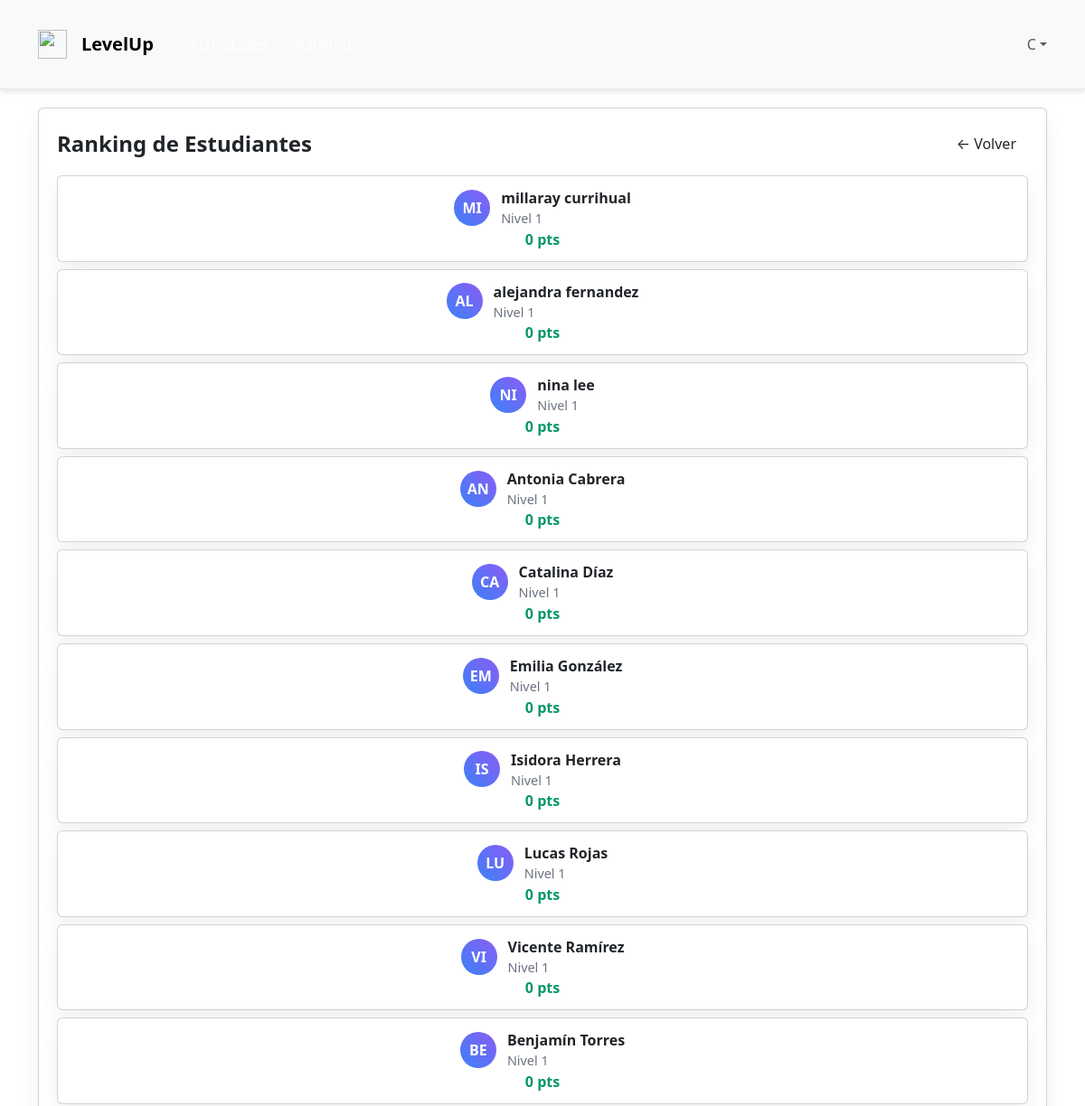
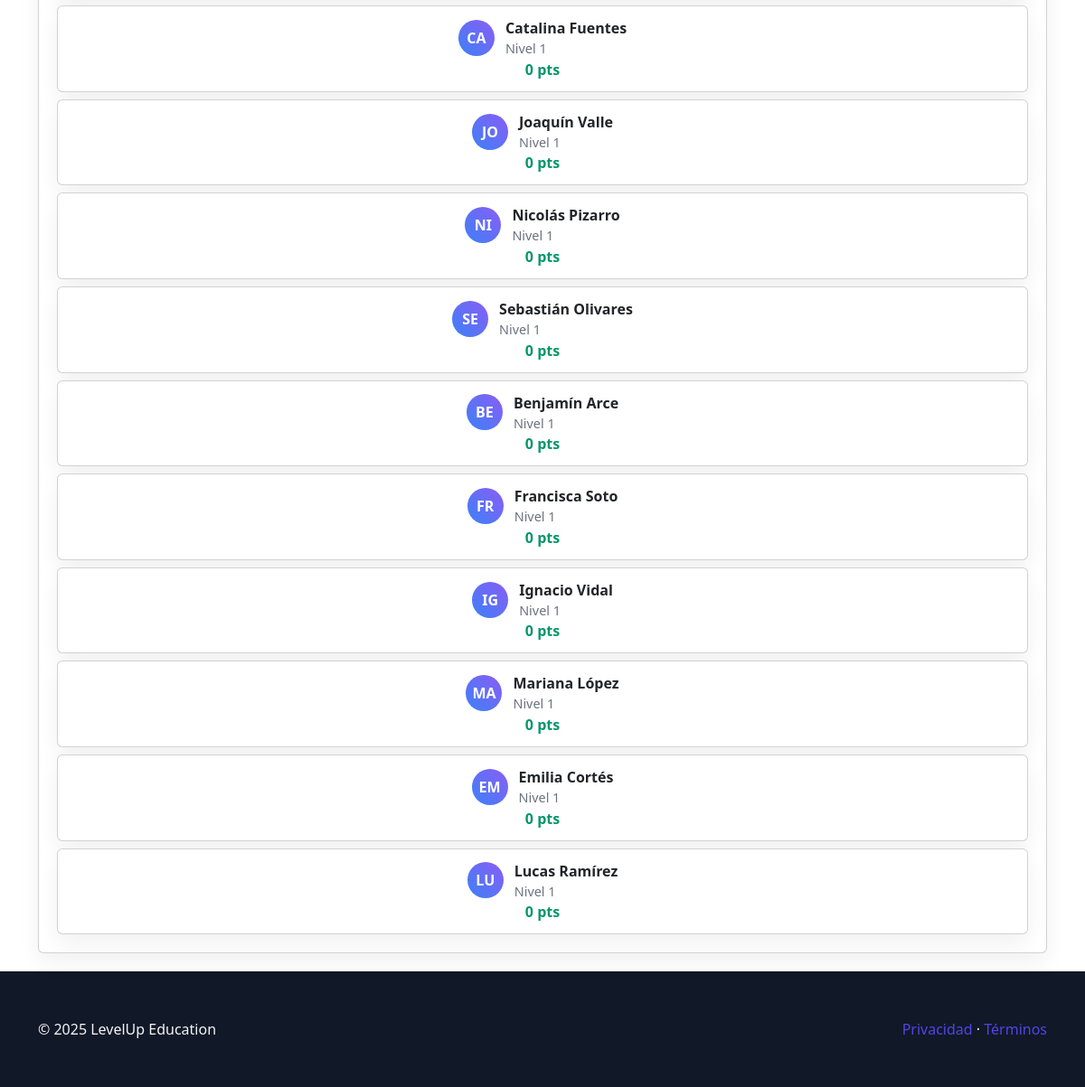
The page /ranking/ (signed in) on the database its author committed (2 pictures, top to bottom).
### LevelUp/models.py (models this page shows, shortened)
class Estudiante(models.Model):
    usuario = models.OneToOneField(Usuario, on_delete=models.CASCADE, primary_key=True)
    nivel = models.IntegerField(default=1)
    curso = models.CharField(max_length=50)
    puntos = models.IntegerField(default=0)
    medallas = models.IntegerField(default=0)

class Usuario(AbstractUser):
    class Rol(models.TextChoices):
        ESTUDIANTE    = "ESTUDIANTE", "Estudiante"
        DOCENTE       = "DOCENTE", "Docente"
        ADMINISTRADOR = "ADMINISTRADOR", "Administrador"
    rol = models.CharField(
        max_length=20,
        choices=Rol.choices,
        default=Rol.ESTUDIANTE,
    )
    rut = models.CharField(max_length=12, unique=True, validators=[validar_formato_rut])
    email = models.EmailField(max_length=128, unique=True)
    rol = models.CharField(max_length=20, choices=Rol.choices)

### LevelUp/views.py (the view)
# urls.py: path("ranking/", views.ranking_view, name="ranking"),
@login_required
def ranking_view(request):
    estudiantes_top = Estudiante.objects.order_by("-puntos").select_related("usuario")[:20]
    return render(request, "LevelUp/ranking.html", {
        "estudiantes_top": estudiantes_top
    })

### LevelUp/templates/LevelUp/ranking.html (shortened to what this page needs)
{% extends "LevelUp/base.html" %}
{% block content %}
<main class="min-h-screen">
  <div class="container">
    <div class="card">
      <div class="card-content">
        <div style="display:flex; justify-content:space-between; align-items:center;">
          <h1 style="margin:0; font-size:1.5rem; font-weight:800;">Ranking de Estudiantes</h1>
          <a href="{% url 'home' %}" class="btn btn-outline">← Volver</a>
        </div>
        <ul style="list-style:none; padding:0; margin:1rem 0 0; display:grid; gap:.5rem;">
          {% for e in estudiantes_top %}
            <li class="card" style="padding:.75rem 1rem; display:flex; align-items:center; justify-content:space-between;">
              <div style="display:flex; align-items:center; gap:.75rem;">
                <div class="leaderboard-avatar">
                  {{ e.usuario.first_name|default:e.usuario.username|slice:":2"|upper }}
                </div>
                <div>
                  <div style="font-weight:600;">
                    {{ e.usuario.get_full_name|default:e.usuario.username }}
                  </div>
                  <div style="color:#6b7280; font-size:.9rem;">Nivel {{ e.nivel|default:1 }}</div>
                </div>
              </div>
              <div class="leaderboard-points">{{ e.puntos|default:0 }} pts</div>
            </li>
          {% empty %}
            <div class="msg info">Aún no hay estudiantes con puntaje.</div>
          {% endfor %}
        </ul>
      </div>
    </div>
  </div>
</main>
{% endblock %}

### LevelUp/static/LevelUp/css/style.css (style rules this page uses)
:root { --primary-color: #3b82f6; --secondary-color: #8b5cf6; --success-color: #10b981; --warning-color: #f59e0b; --danger-color: #ef4444; --background-light: #f8fafc; --background-gradient: linear-gradient(135deg, #667eea 0%, #764ba2 100%); --card-shadow: 0 4px 6px -1px rgba(0, 0, 0, 0.1); --card-shadow-hover: 0 10px 15px -3px rgba(0, 0, 0, 0.1); --border-radius: 0.5rem; --border-radius-lg: 1rem; --font-family: 'Inter', -apple-system, BlinkMacSystemFont, sans-serif; }
* { margin: 0; padding: 0; box-sizing: border-box; }
body { font-family: var(--font-family); background: var(--background-light); color: #1f2937; line-height: 1.6; }
.container { max-width: 1200px; margin: 0 auto; padding: 0 1rem; }
.card { background: white; border-radius: var(--border-radius); box-shadow: var(--card-shadow); transition: all 0.3s ease; overflow: hidden; }
.card-content { padding: 1.5rem; }
.btn { display: inline-flex; align-items: center; justify-content: center; padding: 0.75rem 1.5rem; border-radius: var(--border-radius); font-weight: 500; text-decoration: none; border: none; cursor: pointer; transition: all 0.2s ease; gap: 0.5rem; }
.btn-outline { background: transparent; border: 2px solid var(--primary-color); color: var(--primary-color); }
.min-h-screen { min-height: 100vh; }

### LevelUp/static/LevelUp/css/global.css (style rules this page uses)
:root { --bg:#f8fafc; --text:#111827; --muted:#6b7280; --border:#e5e7eb; --primary:#6366f1; --primary-weak: rgba(99,102,241,.15); --success:#10b981; --warning:#f59e0b; }
html,body { height:100%; }
body { margin:0; background:var(--bg); color:var(--text); font-family:system-ui, -apple-system, "Segoe UI", Roboto, Ubuntu, Cantarell, "Helvetica Neue", Arial, "Noto Sans", "Apple Color Emoji","Segoe UI Emoji","Segoe UI Symbol"; }
.container { max-width:1100px; margin:0 auto; padding:1.25rem; }
.card { background:#fff; border-radius:.75rem; box-shadow:0 10px 25px rgba(0,0,0,.06); }
.card-content { padding:1.25rem; }
.btn { display:inline-flex; align-items:center; justify-content:center; gap:.5rem; padding:.6rem .9rem; border-radius:.5rem; border:0; cursor:pointer; text-decoration:none; }
.btn-outline { background:#fff; border:1px solid var(--border); color:#374151; }
.leaderboard-avatar { width:2.5rem; height:2.5rem; border-radius:50%; background:linear-gradient(45deg, #3b82f6, #8b5cf6); display:flex; align-items:center; justify-content:center; color:#fff; font-weight:600; }
.leaderboard-points { font-weight:600; color:#059669; }

### rows shown on the page
Estudiante: usuario.first_name "MI", usuario.get_full_name "millaray currihual", nivel "1", puntos "0"
Estudiante: usuario.first_name "AL", usuario.get_full_name "alejandra fernandez", nivel "1", puntos "0"
Estudiante: usuario.first_name "NI", usuario.get_full_name "nina lee", nivel "1", puntos "0"
Estudiante: usuario.first_name "AN", usuario.get_full_name "Antonia Cabrera", nivel "1", puntos "0"
Estudiante: usuario.first_name "CA", usuario.get_full_name "Catalina Díaz", nivel "1", puntos "0"
Estudiante: usuario.first_name "EM", usuario.get_full_name "Emilia González", nivel "1", puntos "0"
Estudiante: usuario.first_name "IS", usuario.get_full_name "Isidora Herrera", nivel "1", puntos "0"
Estudiante: usuario.first_name "LU", usuario.get_full_name "Lucas Rojas", nivel "1", puntos "0"
Estudiante: usuario.first_name "VI", usuario.get_full_name "Vicente Ramírez", nivel "1", puntos "0"
Estudiante: usuario.first_name "BE", usuario.get_full_name "Benjamín Torres", nivel "1", puntos "0"
Estudiante: usuario.first_name "CA", usuario.get_full_name "Catalina Fuentes", nivel "1", puntos "0"
Estudiante: usuario.first_name "JO", usuario.get_full_name "Joaquín Valle", nivel "1", puntos "0"
Estudiante: usuario.first_name "NI", usuario.get_full_name "Nicolás Pizarro", nivel "1", puntos "0"
Estudiante: usuario.first_name "SE", usuario.get_full_name "Sebastián Olivares", nivel "1", puntos "0"
Estudiante: usuario.first_name "BE", usuario.get_full_name "Benjamín Arce", nivel "1", puntos "0"
Estudiante: usuario.first_name "FR", usuario.get_full_name "Francisca Soto", nivel "1", puntos "0"
Estudiante: usuario.first_name "IG", usuario.get_full_name "Ignacio Vidal", nivel "1", puntos "0"
Estudiante: usuario.first_name "MA", usuario.get_full_name "Mariana López", nivel "1", puntos "0"
Estudiante: usuario.first_name "EM", usuario.get_full_name "Emilia Cortés", nivel "1", puntos "0"
Estudiante: usuario.first_name "LU", usuario.get_full_name "Lucas Ramírez", nivel "1", puntos "0"

### other values the page prints
{{ display_name|slice:":1"|upper }} "C"
